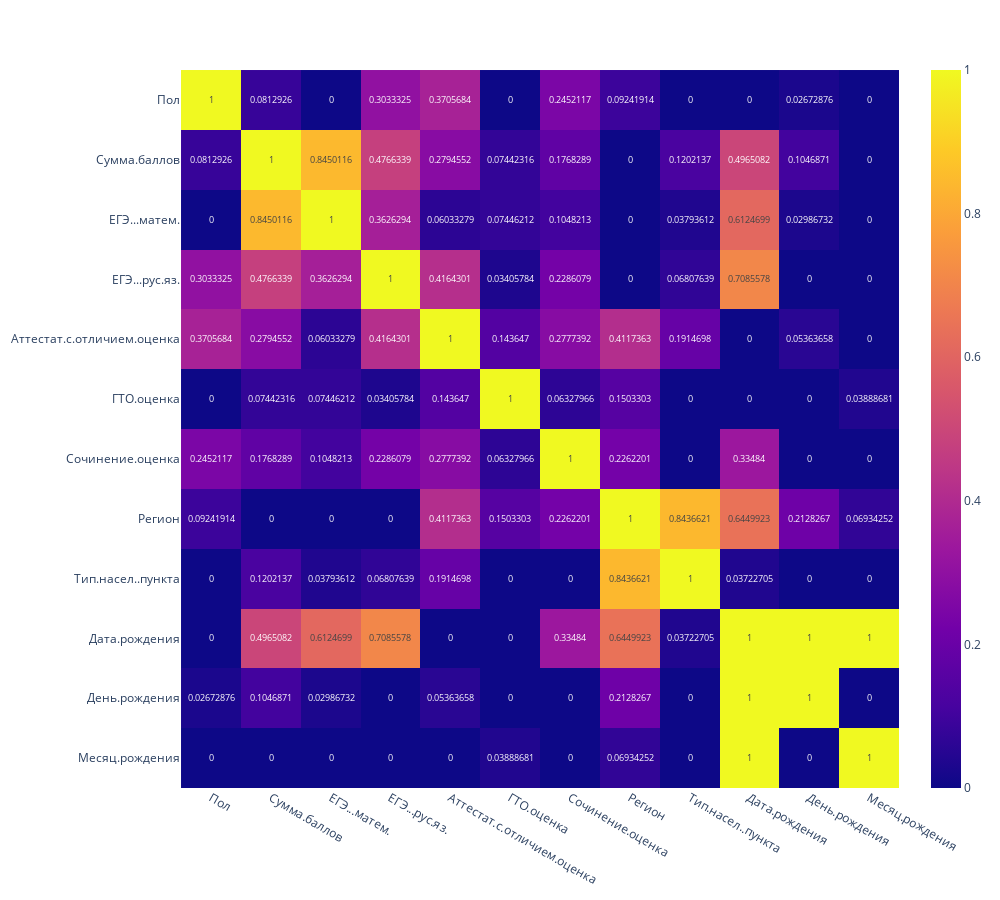

The notebook cell saved with this chart:
### Code cell
px.imshow(df.phik_matrix(), text_auto=True, width=1000, height=900)

### Figure 1 — Plotly figure (JSON) as saved in the notebook; plotly's stock layout.template omitted (floating-point values rounded to 4 significant figures; data arrays with more than 128 entries replaced by an {"elided": "..."} marker saying what was removed)
{"data": [{"coloraxis": "coloraxis", "hovertemplate": "x: %{x}<br>y: %{y}<br>color: %{z}<extra></extra>", "name": "0", "texttemplate": "%{z}", "type": "heatmap", "x": ["Пол", "Сумма.баллов", "ЕГЭ...матем.", "ЕГЭ...рус.яз.", "Аттестат.с.отличием.оценка", "ГТО.оценка", "Сочинение.оценка", "Регион", "Тип.насел..пункта", "Дата.рождения", "День.рождения", "Месяц.рождения"], "xaxis": "x", "y": ["Пол", "Сумма.баллов", "ЕГЭ...матем.", "ЕГЭ...рус.яз.", "Аттестат.с.отличием.оценка", "ГТО.оценка", "Сочинение.оценка", "Регион", "Тип.насел..пункта", "Дата.рождения", "День.рождения", "Месяц.рождения"], "yaxis": "y", "z": {"elided": "12x12 float values"}}], "layout": {"coloraxis": {"colorscale": [[0, "#0d0887"], [0.1111, "#46039f"], [0.2222, "#7201a8"], [0.3333, "#9c179e"], [0.4444, "#bd3786"], [0.5556, "#d8576b"], [0.6667, "#ed7953"], [0.7778, "#fb9f3a"], [0.8889, "#fdca26"], [1, "#f0f921"]]}, "height": 900, "margin": {"t": 60}, "width": 1000, "xaxis": {"anchor": "y", "autorange": true, "constrain": "domain", "domain": [0, 1], "range": [-0.5, 11.5], "scaleanchor": "y", "type": "category"}, "yaxis": {"anchor": "x", "autorange": true, "constrain": "domain", "domain": [0.01359, 0.9864], "range": [11.5, -0.5], "type": "category"}}}
